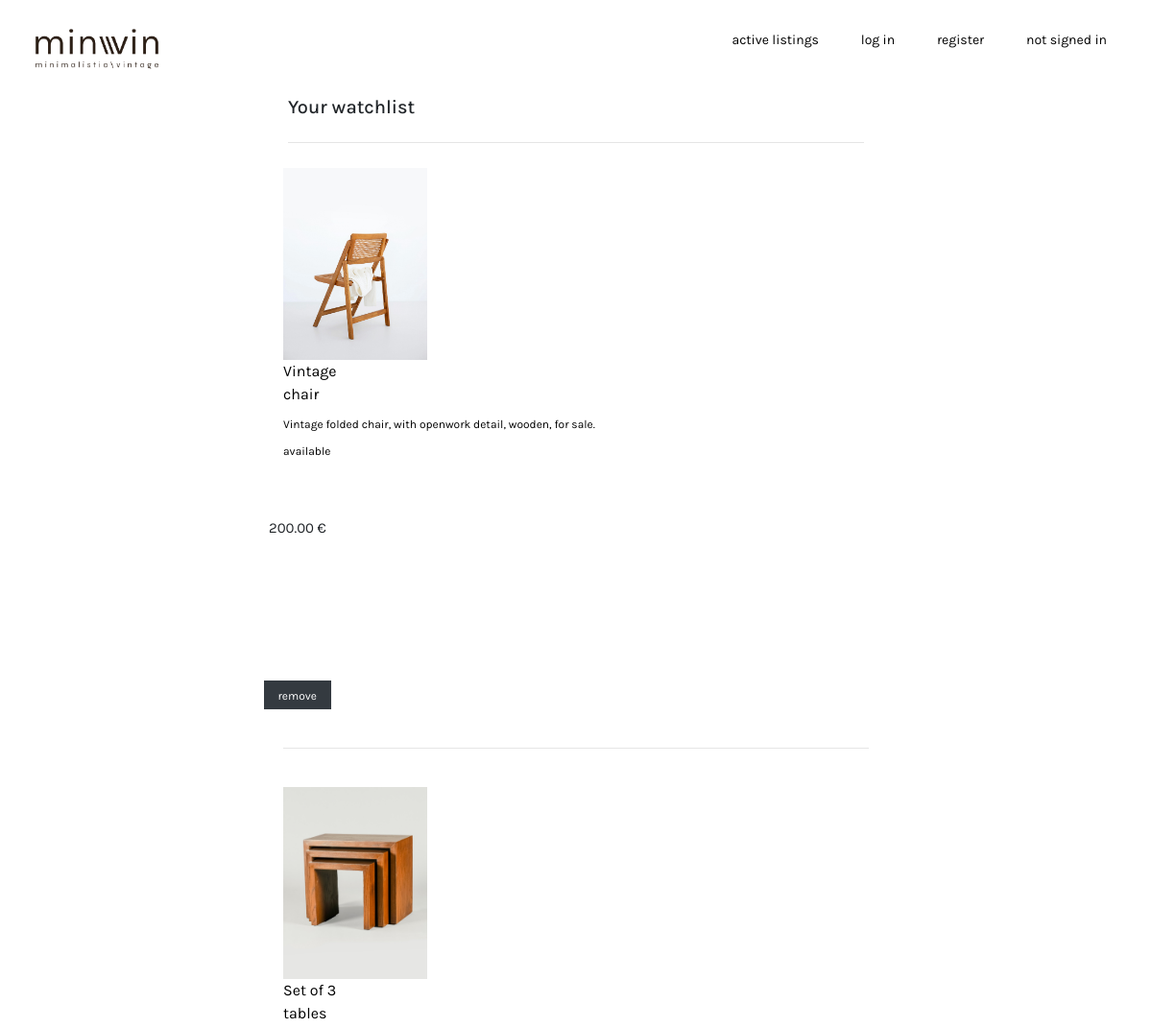
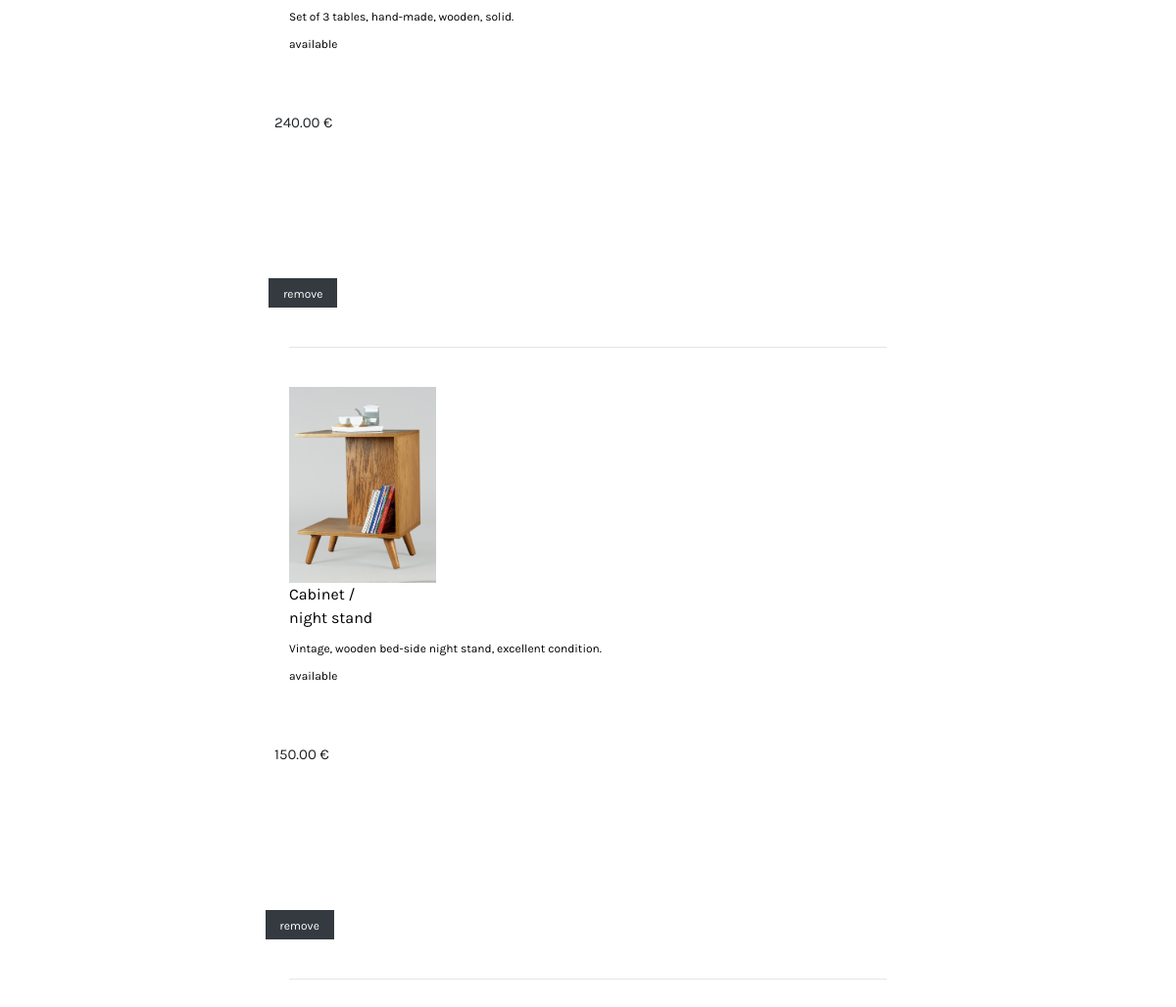
The app's page /watchlist/1 with its own data (2 pictures, top to bottom).
### auctions/models.py (models this page shows, shortened)
class Listing(models.Model):
    categories=[
        ("CH","chairs"),
        ("CA","cabinets"),
        ("SO","sofas"),
        ("TA","tables"),
        ("DE","decor"),
        ("OT","others")
    ]
    id          = models.AutoField(primary_key=True)
    title       = models.CharField(max_length=64)
    description = models.CharField(max_length=280)
    price       = models.DecimalField(max_digits=7, decimal_places=2)
    category    = models.CharField(max_length=10, choices=categories, default="others")
    status      = models.BooleanField(default="True")
    photo       = models.ImageField(
        upload_to='images_uploaded',
        height_field=None,
        width_field=None,
        default='auctions/static/images/01.jpg'
        )
    owner       = models.ForeignKey(User, on_delete=models.CASCADE, related_name='owner', null=True)
    date        = models.DateField(default=(2023-10-20))
    bidder      = models.CharField(max_length=64, default="no one has made a bit yet.")

### auctions/views.py (the view)
# urls.py: path("watchlist/<int:user_id>", views.view_watch, name="view_watchlist"),
def view_watch(request, user_id):
    try:
        current_user= User.objects.get(id=user_id)
        if request.method == "GET":
            listings = current_user.watchlist.all()
            watchlist=[]
            for listing in listings:
                watchlist.append(listing)
            return render(request, "auctions/watchlist.html",{
                "watchlist": watchlist
                })
    except User.DoesNotExist:
        return render(request, "auctions/watchlist.html", {
                        "message": "You must be logged in to see your watchlist."
        })

### auctions/templates/auctions/watchlist.html (shortened to what this page needs)
{% extends "auctions/layout.html" %}
{% block body %}
<div class="d-flex justify-content-left">
    <div class="d-flex flex-column align-items-left">
        <h5>Your watchlist</h5>
        <hr style="width:100%;">
                {% for listing in watchlist %}
                <div class="row" style="margin-bottom:20px; padding: 10px;">
                    <div style="margin-right:20px;">
                        <img src="{{ listing.photo.url }}" alt="Listing photo" width="150px" height="200px">
                    </div>
                    <div class="d-flex flex-column align-content-left">
                        <div class="title" style="margin-bottom: 10px;">
                            <a href="{% url 'listing' listing_id=listing.id %}" style="width:500px; color: black; font-size: 16px; font-weight:semi-bold;">
                                {{ listing.title|safe }}
                            </a>
                        </div>
                        <div class="description_small" style="width:600px; font-size: 12px; margin-bottom:10px;">
                            {{ listing.description|safe }}
                        </div>
                        <div class="title" style="margin-bottom:60px;">
                            {% if listing.status %}
                            available
                            {% else %}
                            sold
                            {% endif %}
                        </div>
                    </div>
                    <div class="row">
                        <div style="align-items: right; font-size:15px; font-weight:semi-bold;">
                            {{ listing.price|safe }} €
                        </div>
                        <div>
                            <form action="{% url 'watchlist_remove' user_id=user.id listing_id=listing.id %}" method="POST" enctype='multipart/form-data'>
                                <input class="btn btn-dark" style="width:70px; height:30px; font-size:12px; margin-top:170px; margin-left: -65px;" type="submit" value="remove">
                        </div>
                    </div>
                    <hr style="width:110%; margin-top:40px; margin-bottom:0px;" align="right">
                </div>
                {% endfor %}
    </div>
</div>
{% endblock %}

### auctions/static/auctions/styles.css (style rules this page uses)
body { font-family: "Karla", "Arial", sans-serif; background-color: white; align-items: center; justify-content: center; padding-top: 100px; padding-bottom: 50px; padding-right: 300px; padding-left: 300px; }
.btn-dark { border-radius: 0rem; }
.title { color: black; width: 90px; font-size: 12px; }
.description_small { color: black; font-size: 12px; }
hr { margin-left: 0; margin-right: 0; }

### records on screen
Listing: photo (picture), title "Vintage chair", description "Vintage folded chair, with openwork detail, wooden, for sale.", status "available", price "200.00"
Listing: photo (picture), title "Set of 3 tables", description "Set of 3 tables, hand-made, wooden, solid.", status "available", price "240.00"
Listing: photo (picture), title "Cabinet / night stand", description "Vintage, wooden bed-side night stand, excellent condition.", status "available", price "150.00"
